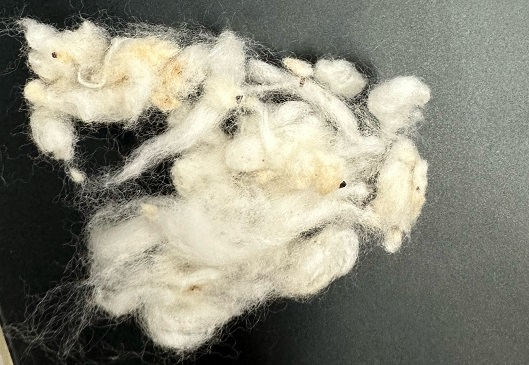
#> input picture image1.jpeg, 529 x 365 px
$ jupyter execute bunnkatu_nitika.ipynb
#> lines starting #> are read from the running program, lines starting #| are printed output that depends on the picture; after the words box and inside, x2 and y2 are one past the last pixel; in counts of white or black regions, pixels touching at a corner belong together
[cell 1]
import cv2
import numpy as np

# 画像の読み込み
image = cv2.imread('image1.jpeg')
#> image is the input picture: shape (365, 529, 3); mean B, G, R 124.2, 138.9, 140.2
cv2.imshow('image', image)
# 画像の幅と高さを取得
height, width = image.shape[:2]
#> height = 365; width = 529

# 画像を左右に分割
split_point = width // 2
#> split_point = 264
left_image = image[:, :split_point].copy()
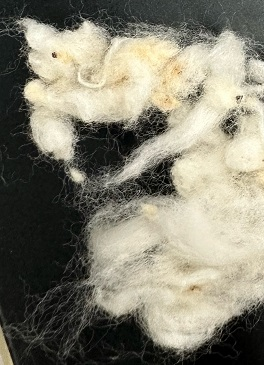
#> left_image: shape (365, 264, 3); mean B, G, R 114.6, 130.4, 133.7
right_image = image[:, split_point:].copy()
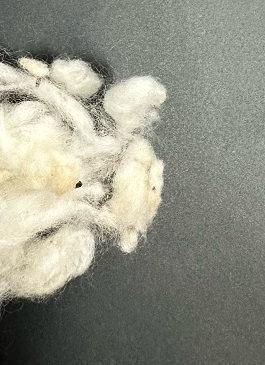
#> right_image: shape (365, 265, 3); mean B, G, R 133.8, 147.4, 146.7

#分割したものを表示
cv2.imshow('leftImage', left_image)
cv2.imshow('rightImage', right_image)

# HSV色空間に変換
hsv1 = cv2.cvtColor(left_image, cv2.COLOR_BGR2HSV)
#> hsv1: shape (365, 264, 3); mean H, S, V 33.4, 41.1, 134.6
hsv2 = cv2.cvtColor(right_image, cv2.COLOR_BGR2HSV)
#> hsv2: shape (365, 265, 3); mean H, S, V 38.6, 25, 149.4

# 黒色の範囲を定義
lower_black = np.array([0, 0, 0])
upper_black = np.array([180, 255, 50])

# 黒色領域のマスクを作成
mask1 = cv2.inRange(hsv1, lower_black, upper_black)
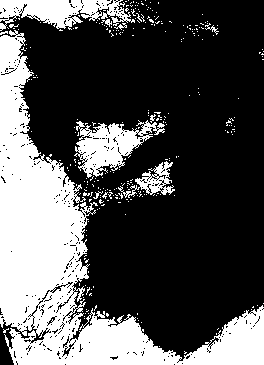
#> mask1: shape (365, 264); 32.1% white; 291 white regions (281 under 20 px), largest, box (x1, y1, x2, y2) and area: (0, 30, 264, 365) 24527, (74, 120, 165, 178) 2385, (0, 0, 135, 31) 2382
mask2 = cv2.inRange(hsv2, lower_black, upper_black)
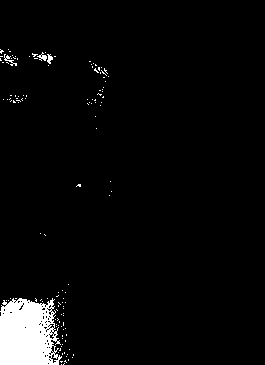
#> mask2: shape (365, 265); 3.9% white; 128 white regions (124 under 20 px)

#二値化したものを表示
cv2.imshow('leftImage1', mask1)
cv2.imshow('rightImage2', mask2)

# 輪郭を検出
contours1, _ = cv2.findContours(mask1, cv2.RETR_EXTERNAL, cv2.CHAIN_APPROX_SIMPLE)
#> contours1 = 290 contours, 285 with area under 20; largest, box (x1, y1, x2, y2) and area: (0, 30, 264, 365) 24670, (74, 120, 165, 178) 2308, (0, 0, 135, 31) 2282, (118, 161, 175, 198) 643, (101, 19, 112, 27) 20
contours2, _ = cv2.findContours(mask2, cv2.RETR_EXTERNAL, cv2.CHAIN_APPROX_SIMPLE)
#> contours2 = 128 contours, 125 with area under 20; largest, box (x1, y1, x2, y2) and area: (0, 298, 62, 365) 3366, (37, 52, 47, 61) 26, (47, 54, 53, 64) 23

# 各輪郭を四角で囲む
count1 = 0  # 左側の黒色領域の個数
for contour in contours1:
    # 輪郭の外接矩形を取得
    x, y, w, h = cv2.boundingRect(contour)
    # 輪郭の直径を計算
    diameter = max(w, h)
    # 直径が1mm以上5mm未満の場合にカウント
    if 2 <= diameter < 5:
        cv2.rectangle(left_image, (x, y), (x + w, y + h), (0, 255, 0), 2)
        count1 += 1
#> this loop made 290 passes
#> (contour, x, y, w, h, diameter) on passes 3, 4, 11, 16, 19, 28, 30, 31, 33, 34: ([[216, 333], [216, 334]], 216, 333, 1, 2, 2), ([[218, 328], [217, 329]], 217, 328, 2, 2, 2), ([[137, 313], [137, 314]], 137, 313, 1, 2, 2), ([[88, 310], [87, 311], [86, 311], [87, 311]], 86, 310, 3, 2, 3), ([[253, 306], [252, 307], [253, 307]], 252, 306, 2, 2, 2), ([[93, 286], [93, 287]], 93, 286, 1, 2, 2), ([[79, 283], [79, 285]], 79, 283, 1, 3, 3), ([[88, 271], [88, 272]], 88, 271, 1, 2, 2), ([[84, 258], [84, 259], [85, 258]], 84, 258, 2, 2, 2), ([[85, 255], [84, 256], [85, 255], [86, 255]], 84, 255, 3, 2, 3)
#> (x, y, w, h, diameter) on passes 1, 2, 5, 6, 7, 8: (184, 351, 3, 3, 3), (159, 346, 1, 1, 1), (3, 328, 6, 5, 6), (141, 322, 1, 1, 1), (138, 320, 1, 1, 1), (137, 318, 1, 1, 1)
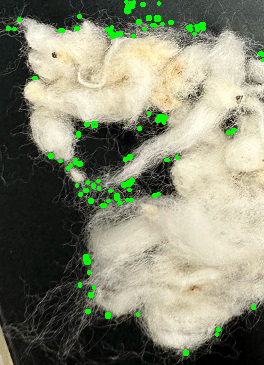
#> left_image: shape (365, 264, 3); 2.23% of pixels changed, all inside (x1, y1, x2, y2) = (6, 0, 264, 356)
#> after the loop, count1 = 102

count2 = 0  # 右側の黒色領域の個数
for contour in contours2:
    # 輪郭の外接矩形を取得
    x, y, w, h = cv2.boundingRect(contour)
    # 輪郭の直径を計算
    diameter = max(w, h)
    # 直径が1mm以上5mm未満の場合にカウント
    if 2 <= diameter < 10:
        cv2.rectangle(right_image, (x, y), (x + w, y + h), (0, 255, 0), 2)
        count2 += 1
#> this loop made 128 passes
#> (contour, x, y, w, h, diameter) on passes 2, 3, 5, 8, 10, 11, 14, 17, 19, 20: ([[64, 363], [63, 364]], 63, 363, 2, 2, 2), ([[60, 361], [61, 362], [62, 361]], 60, 361, 3, 2, 3), ([[68, 359], [68, 360]], 68, 359, 1, 2, 2), ([[73, 354], [73, 355]], 73, 354, 1, 2, 2), ([[62, 353], [62, 354]], 62, 353, 1, 2, 2), ([[64, 352], [64, 353]], 64, 352, 1, 2, 2), ([[60, 348], [60, 349], [59, 350], [60, 350]], 59, 348, 2, 3, 3), ([[65, 340], [65, 341]], 65, 340, 1, 2, 2), ([[62, 335], [62, 336]], 62, 335, 1, 2, 2), ([[66, 334], [66, 335]], 66, 334, 1, 2, 2)
#> (x, y, w, h, diameter) on passes 1, 4, 6, 7, 9, 12: (61, 364, 1, 1, 1), (64, 360, 3, 3, 3), (72, 357, 1, 1, 1), (66, 356, 1, 1, 1), (67, 354, 1, 1, 1), (58, 352, 1, 1, 1)
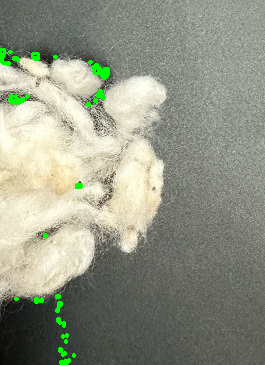
#> right_image: shape (365, 265, 3); 1.21% of pixels changed, all inside (x1, y1, x2, y2) = (0, 48, 110, 365)


# 個数を表示
cv2.putText(left_image, "Count: " + str(count1), (1, 30), cv2.FONT_HERSHEY_SIMPLEX, 1, (0, 0, 255), 2)
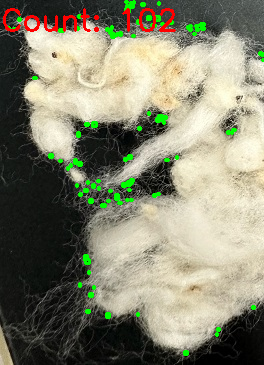
#> left_image: shape (365, 264, 3); 1.11% of pixels changed, all inside (x1, y1, x2, y2) = (3, 8, 176, 32)
cv2.putText(right_image, "Count: " + str(count2), (10, 30), cv2.FONT_HERSHEY_SIMPLEX, 1, (0, 0, 255), 2)
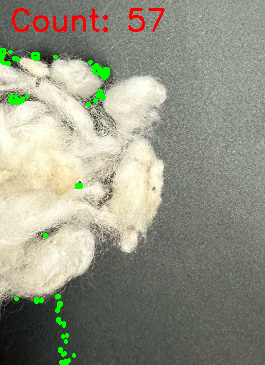
#> right_image: shape (365, 265, 3); 0.96% of pixels changed, all inside (x1, y1, x2, y2) = (12, 8, 165, 32)


# 画像をウィンドウに表示
cv2.imshow('Left Image', left_image)
cv2.imshow('Right Image', right_image)
cv2.waitKey(0)
cv2.destroyAllWindows()
